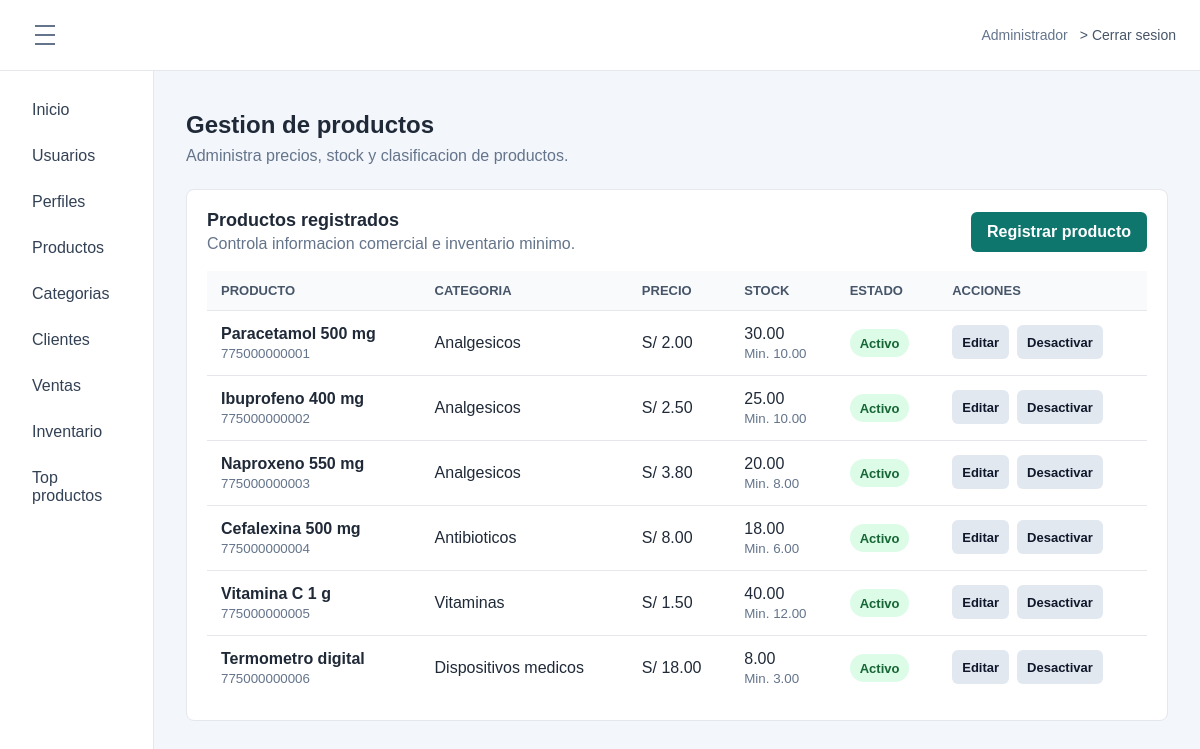
The page /index.php?route=module/productos (signed in) on the database as committed earlier.
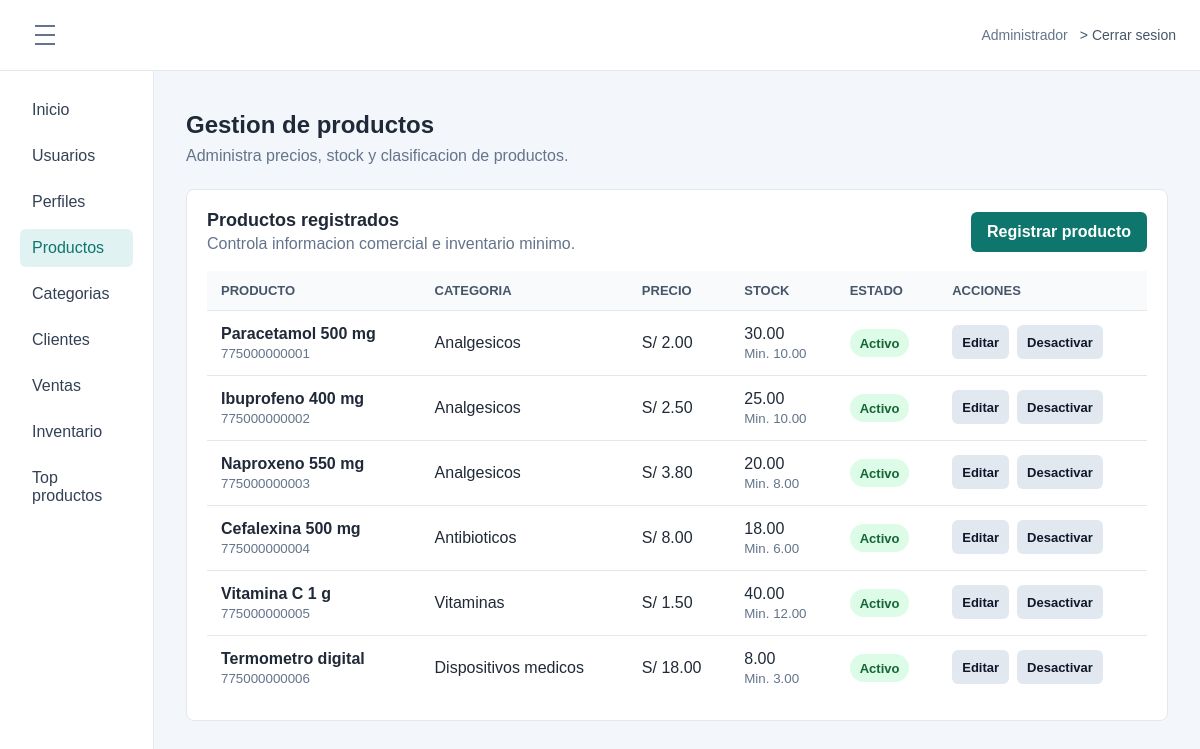
The same page on the database as committed later.
### tables this page shows
CREATE TABLE `opcion` (
  `idopcion` int(11) NOT NULL AUTO_INCREMENT,
  `descripcion` varchar(100) NOT NULL,
  `url` varchar(200) NOT NULL,
  `icono` varchar(50) NOT NULL DEFAULT 'fa-circle',
  `estado` tinyint(1) NOT NULL DEFAULT 1,
  `fecha_creacion` datetime NOT NULL DEFAULT current_timestamp(),
  PRIMARY KEY (`idopcion`)
);

### app/Controllers/ProductoController.php (called while the page is built, shortened)
<?php
class ProductoController
{
    private Profile $profiles;
    public function __construct(Product $products, Category $categories, Profile $profiles)
    {
        $this->profiles = $profiles;
    }
    public function index(): void
    {
        $menuOptions = $this->requireAccess("GET");
        require __DIR__ . "/../Views/layout/app.php";
    }
    private function requireAccess(string $method): array
    {
        $menuOptions = $this->profiles->menuOptions((int) ($_SESSION["idperfil"] ?? 0));
        foreach ($menuOptions as $option) {
            if (in_array($option["url"] ?? "", ["module/productos", "vista/productos.php"], true)) {
                $allowed = true;
                break;
            }
        }
        return $menuOptions;
    }
}

### app/Models/Profile.php (called while the page is built, shortened)
<?php
class Profile
{
    private PDO $db;
    public function __construct(PDO $db)
    {
        $this->db = $db;
    }
    public function menuOptions(int $profileId): array
    {
        $sql = "SELECT o.descripcion, o.url, o.icono
                FROM acceso a
                INNER JOIN opcion o ON o.idopcion = a.idopcion
                WHERE a.idperfil = :idperfil
                  AND a.estado = 1
                  AND o.estado = 1
                ORDER BY o.idopcion";
        $statement = $this->db->prepare($sql);
        $statement->execute(["idperfil" => $profileId]);
        return $statement->fetchAll();
    }
}

### app/Views/productos/index.php (the view, shortened to what the changed rows need)
<div class="page-title">
    <h1>Gestion de productos</h1>
</div>
<section class="panel">
    <div class="section-toolbar">
        <div>
            <h2>Productos registrados</h2>
        </div>
    </div>
    <div class="table-wrap">
        <table class="data-table product-table">
            <thead>
                <tr>
                    <th scope="col">Producto</th>
                    <th scope="col">Categoria</th>
                    <th scope="col">Precio</th>
                    <th scope="col">Stock</th>
                    <th scope="col">Estado</th>
                    <th scope="col">Acciones</th>
                </tr>
            </thead>
        </table>
    </div>
</section>

### app/Views/layout/sidebar.php
<?php $currentRoute = $_GET["route"] ?? "dashboard"; ?>
<aside class="sidebar">
    <nav aria-label="Menu principal">
        <a href="index.php?route=dashboard" <?= $currentRoute === "dashboard" ? 'aria-current="page"' : "" ?>>Inicio</a>
        <?php foreach ($menuOptions as $option): ?>
            <?php $route = $option["url"] ?? ""; ?>
            <a href="index.php?route=<?= urlencode($route) ?>" <?= $currentRoute === $route ? 'aria-current="page"' : "" ?>>
                <?= htmlspecialchars($option["descripcion"]) ?>
            </a>
        <?php endforeach; ?>
    </nav>
</aside>

Rows that differ between the two databases and show on the page:
changed opcion "Productos": url "vista/productos.php" → "module/productos" (drawn)
